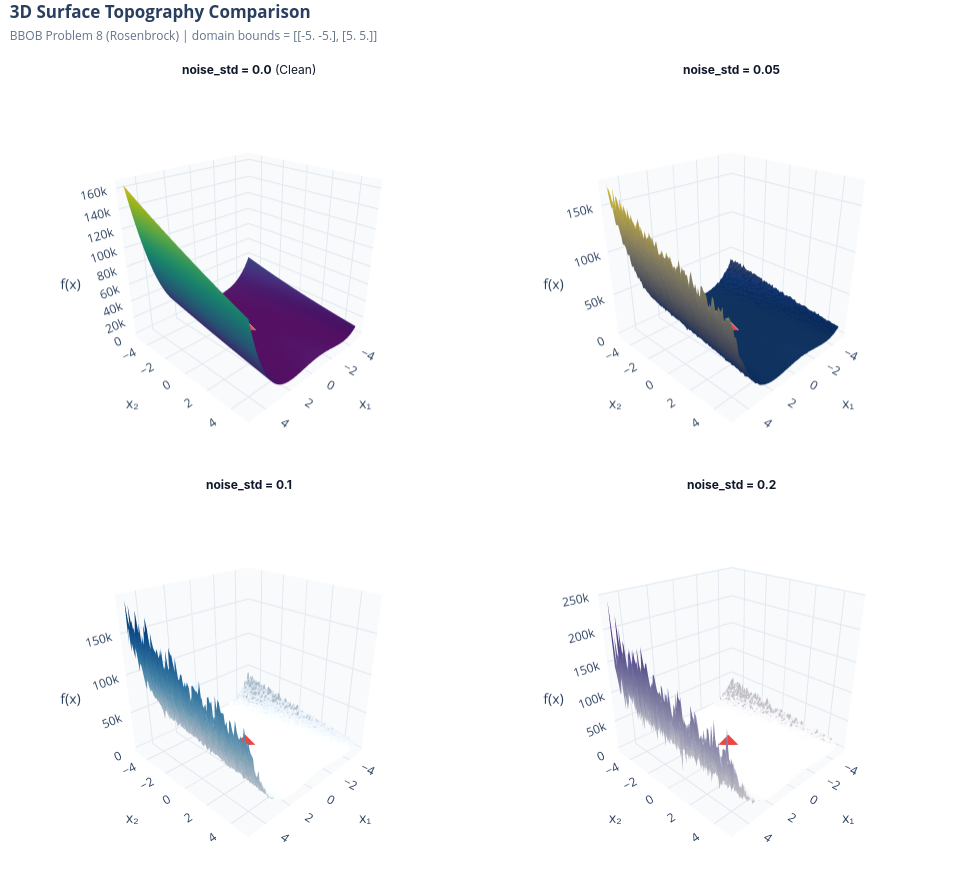

Notebook source saved alongside this figure:
### Markdown cell above
## 4. 3D Surface Topography Comparison

### 🎯 Why we do this plot:
To inspect 3D surface topography, roughness, and basin geometry. 3D surface rendering clearly demonstrates how noise transforms smooth funnel-shaped landscapes into rugose, high-frequency "rough" terrain.

### 📖 How to read it:
- **X, Y Axes**: Spatial coordinates $ across the search domain.
- **Z Axis**: Evaluated objective function height (x_1, x_2)$.
- **Surface Texture**: Smooth bowl/funnel shape in clean mode vs. spiked, jagged peaks and valleys under noisy evaluation.

### 💡 Key Takeaway:
Higher noise standard deviations generate severe high-frequency surface roughness. Algorithms relying on finite-difference gradient estimates fail on these jagged surfaces, emphasizing the necessity of noise-resilient population-based evolutionary mechanisms.

### Code cell
fig_3d_titles = [f'<b>noise_std = {level}</b> (Clean)' if level == 0.0 else f'<b>noise_std = {level}</b>' for level in all_levels]
n_plots = len(all_levels)
cols = 2
rows = int(np.ceil(n_plots / cols))
specs = [[{'type': 'surface'} for _ in range(cols)] for _ in range(rows)]
fig_3d = make_subplots(
    rows=rows, cols=cols,
    specs=specs,
    subplot_titles=fig_3d_titles,
    horizontal_spacing=0.05,
    vertical_spacing=0.07
)

coords_3d = [(r + 1, c + 1) for r in range(rows) for c in range(cols)][:n_plots]
colorscales_3d = ['Viridis', 'Cividis', 'Blues', 'Purples', 'Oranges', 'Plasma', 'Inferno', 'Magma']
if len(colorscales_3d) < n_plots:
    colorscales_3d = (colorscales_3d * int(np.ceil(n_plots / len(colorscales_3d))))[:n_plots]

opt_x, opt_y = problem.optimum_x[:2]

for level, (r, c), cscale in zip(all_levels, coords_3d, colorscales_3d):
    fig_3d.add_trace(
        go.Surface(
            x=x_range, y=y_range, 
            z=landscapes[level], 
            colorscale=cscale, 
            showscale=False
        ),
        row=r, col=c
    )
    # Add marker at the global optimum coordinates in 3D
    fig_3d.add_trace(
        go.Scatter3d(
            x=[opt_x], y=[opt_y], z=[problem.true_optimum],
            mode='markers',
            marker=dict(color='#EF4444', size=7, symbol='diamond', line=dict(color='#FFFFFF', width=1.5)),
            name='Global Optimum',
            showlegend=False
        ),
        row=r, col=c
    )

for anno in fig_3d.layout.annotations:
    anno.update(font=dict(size=12, color='#0F172A', family='Inter, sans-serif'), yshift=6)

fig_3d.update_scenes(
    xaxis=dict(title='x₁', gridcolor='#E2E8F0', backgroundcolor='#F8FAFC', showbackground=True),
    yaxis=dict(title='x₂', gridcolor='#E2E8F0', backgroundcolor='#F8FAFC', showbackground=True),
    zaxis=dict(title='f(x)', gridcolor='#E2E8F0', backgroundcolor='#F8FAFC', showbackground=True),
    aspectmode='cube',
    camera=dict(eye=dict(x=1.6, y=1.6, z=1.1))
)

fig_3d.update_layout(
    title=dict(
        text=f"<b>3D Surface Topography Comparison</b><br><span style='font-size:12px;color:#64748B;'>BBOB Problem {problem_id} ({problem.name}) | domain bounds = [{problem.lower_bound}, {problem.upper_bound}]</span>",
        x=0.01, xanchor='left', y=0.98
    ),
    height=400 * rows + 90,
    width=980,
    margin=dict(l=30, r=30, t=85, b=30),
    template="plotly_white"
)
fig_3d.show()

### Figure 1 — Plotly figure (JSON) as saved in the notebook; plotly's stock layout.template omitted (floating-point values rounded to 4 significant figures; data arrays with more than 128 entries replaced by an {"elided": "..."} marker saying what was removed)
{"data": [{"colorscale": [[0, "#440154"], [0.1111, "#482878"], [0.2222, "#3e4989"], [0.3333, "#31688e"], [0.4444, "#26828e"], [0.5556, "#1f9e89"], [0.6667, "#35b779"], [0.7778, "#6ece58"], [0.8889, "#b5de2b"], [1, "#fde725"]], "scene": "scene", "showscale": false, "type": "surface", "x": [-5.0, -4.899, -4.798, -4.697, -4.596, -4.495, -4.394, -4.293, -4.192, -4.091, -3.99, -3.889, -3.788, -3.687, -3.586, -3.485, -3.384, -3.283, -3.182, -3.081, -2.98, -2.879, -2.778, -2.677, -2.576, -2.475, -2.374, -2.273, -2.172, -2.071, -1.97, -1.869, -1.768, -1.667, -1.566, -1.465, -1.364, -1.263, -1.162, -1.061, -0.9596, -0.8586, -0.7576, -0.6566, -0.5556, -0.4545, -0.3535, -0.2525, -0.1515, -0.05051, 0.05051, 0.1515, 0.2525, 0.3535, 0.4545, 0.5556, 0.6566, 0.7576, 0.8586, 0.9596, 1.061, 1.162, 1.263, 1.364, 1.465, 1.566, 1.667, 1.768, 1.869, 1.97, 2.071, 2.172, 2.273, 2.374, 2.475, 2.576, 2.677, 2.778, 2.879, 2.98, 3.081, 3.182, 3.283, 3.384, 3.485, 3.586, 3.687, 3.788, 3.889, 3.99, 4.091, 4.192, 4.293, 4.394, 4.495, 4.596, 4.697, 4.798, 4.899, 5.0], "y": [-5.0, -4.899, -4.798, -4.697, -4.596, -4.495, -4.394, -4.293, -4.192, -4.091, -3.99, -3.889, -3.788, -3.687, -3.586, -3.485, -3.384, -3.283, -3.182, -3.081, -2.98, -2.879, -2.778, -2.677, -2.576, -2.475, -2.374, -2.273, -2.172, -2.071, -1.97, -1.869, -1.768, -1.667, -1.566, -1.465, -1.364, -1.263, -1.162, -1.061, -0.9596, -0.8586, -0.7576, -0.6566, -0.5556, -0.4545, -0.3535, -0.2525, -0.1515, -0.05051, 0.05051, 0.1515, 0.2525, 0.3535, 0.4545, 0.5556, 0.6566, 0.7576, 0.8586, 0.9596, 1.061, 1.162, 1.263, 1.364, 1.465, 1.566, 1.667, 1.768, 1.869, 1.97, 2.071, 2.172, 2.273, 2.374, 2.475, 2.576, 2.677, 2.778, 2.879, 2.98, 3.081, 3.182, 3.283, 3.384, 3.485, 3.586, 3.687, 3.788, 3.889, 3.99, 4.091, 4.192, 4.293, 4.394, 4.495, 4.596, 4.697, 4.798, 4.899, 5.0], "z": {"elided": "100x100 float values"}}, {"marker": {"color": "#EF4444", "line": {"color": "#FFFFFF", "width": 1.5}, "size": 7, "symbol": "diamond"}, "mode": "markers", "name": "Global Optimum", "scene": "scene", "showlegend": false, "type": "scatter3d", "x": [-0.0552], "y": [-0.3708], "z": [149.2]}, {"colorscale": [[0, "#00224e"], [0.1111, "#123570"], [0.2222, "#3b496c"], [0.3333, "#575d6d"], [0.4444, "#707173"], [0.5556, "#8a8678"], [0.6667, "#a59c74"], [0.7778, "#c3b369"], [0.8889, "#e1cc55"], [1, "#fee838"]], "scene": "scene2", "showscale": false, "type": "surface", "x": [-5.0, -4.899, -4.798, -4.697, -4.596, -4.495, -4.394, -4.293, -4.192, -4.091, -3.99, -3.889, -3.788, -3.687, -3.586, -3.485, -3.384, -3.283, -3.182, -3.081, -2.98, -2.879, -2.778, -2.677, -2.576, -2.475, -2.374, -2.273, -2.172, -2.071, -1.97, -1.869, -1.768, -1.667, -1.566, -1.465, -1.364, -1.263, -1.162, -1.061, -0.9596, -0.8586, -0.7576, -0.6566, -0.5556, -0.4545, -0.3535, -0.2525, -0.1515, -0.05051, 0.05051, 0.1515, 0.2525, 0.3535, 0.4545, 0.5556, 0.6566, 0.7576, 0.8586, 0.9596, 1.061, 1.162, 1.263, 1.364, 1.465, 1.566, 1.667, 1.768, 1.869, 1.97, 2.071, 2.172, 2.273, 2.374, 2.475, 2.576, 2.677, 2.778, 2.879, 2.98, 3.081, 3.182, 3.283, 3.384, 3.485, 3.586, 3.687, 3.788, 3.889, 3.99, 4.091, 4.192, 4.293, 4.394, 4.495, 4.596, 4.697, 4.798, 4.899, 5.0], "y": [-5.0, -4.899, -4.798, -4.697, -4.596, -4.495, -4.394, -4.293, -4.192, -4.091, -3.99, -3.889, -3.788, -3.687, -3.586, -3.485, -3.384, -3.283, -3.182, -3.081, -2.98, -2.879, -2.778, -2.677, -2.576, -2.475, -2.374, -2.273, -2.172, -2.071, -1.97, -1.869, -1.768, -1.667, -1.566, -1.465, -1.364, -1.263, -1.162, -1.061, -0.9596, -0.8586, -0.7576, -0.6566, -0.5556, -0.4545, -0.3535, -0.2525, -0.1515, -0.05051, 0.05051, 0.1515, 0.2525, 0.3535, 0.4545, 0.5556, 0.6566, 0.7576, 0.8586, 0.9596, 1.061, 1.162, 1.263, 1.364, 1.465, 1.566, 1.667, 1.768, 1.869, 1.97, 2.071, 2.172, 2.273, 2.374, 2.475, 2.576, 2.677, 2.778, 2.879, 2.98, 3.081, 3.182, 3.283, 3.384, 3.485, 3.586, 3.687, 3.788, 3.889, 3.99, 4.091, 4.192, 4.293, 4.394, 4.495, 4.596, 4.697, 4.798, 4.899, 5.0], "z": {"elided": "100x100 float values"}}, {"marker": {"color": "#EF4444", "line": {"color": "#FFFFFF", "width": 1.5}, "size": 7, "symbol": "diamond"}, "mode": "markers", "name": "Global Optimum", "scene": "scene2", "showlegend": false, "type": "scatter3d", "x": [-0.0552], "y": [-0.3708], "z": [149.2]}, {"colorscale": [[0, "rgb(247,251,255)"], [0.125, "rgb(222,235,247)"], [0.25, "rgb(198,219,239)"], [0.375, "rgb(158,202,225)"], [0.5, "rgb(107,174,214)"], [0.625, "rgb(66,146,198)"], [0.75, "rgb(33,113,181)"], [0.875, "rgb(8,81,156)"], [1, "rgb(8,48,107)"]], "scene": "scene3", "showscale": false, "type": "surface", "x": [-5.0, -4.899, -4.798, -4.697, -4.596, -4.495, -4.394, -4.293, -4.192, -4.091, -3.99, -3.889, -3.788, -3.687, -3.586, -3.485, -3.384, -3.283, -3.182, -3.081, -2.98, -2.879, -2.778, -2.677, -2.576, -2.475, -2.374, -2.273, -2.172, -2.071, -1.97, -1.869, -1.768, -1.667, -1.566, -1.465, -1.364, -1.263, -1.162, -1.061, -0.9596, -0.8586, -0.7576, -0.6566, -0.5556, -0.4545, -0.3535, -0.2525, -0.1515, -0.05051, 0.05051, 0.1515, 0.2525, 0.3535, 0.4545, 0.5556, 0.6566, 0.7576, 0.8586, 0.9596, 1.061, 1.162, 1.263, 1.364, 1.465, 1.566, 1.667, 1.768, 1.869, 1.97, 2.071, 2.172, 2.273, 2.374, 2.475, 2.576, 2.677, 2.778, 2.879, 2.98, 3.081, 3.182, 3.283, 3.384, 3.485, 3.586, 3.687, 3.788, 3.889, 3.99, 4.091, 4.192, 4.293, 4.394, 4.495, 4.596, 4.697, 4.798, 4.899, 5.0], "y": [-5.0, -4.899, -4.798, -4.697, -4.596, -4.495, -4.394, -4.293, -4.192, -4.091, -3.99, -3.889, -3.788, -3.687, -3.586, -3.485, -3.384, -3.283, -3.182, -3.081, -2.98, -2.879, -2.778, -2.677, -2.576, -2.475, -2.374, -2.273, -2.172, -2.071, -1.97, -1.869, -1.768, -1.667, -1.566, -1.465, -1.364, -1.263, -1.162, -1.061, -0.9596, -0.8586, -0.7576, -0.6566, -0.5556, -0.4545, -0.3535, -0.2525, -0.1515, -0.05051, 0.05051, 0.1515, 0.2525, 0.3535, 0.4545, 0.5556, 0.6566, 0.7576, 0.8586, 0.9596, 1.061, 1.162, 1.263, 1.364, 1.465, 1.566, 1.667, 1.768, 1.869, 1.97, 2.071, 2.172, 2.273, 2.374, 2.475, 2.576, 2.677, 2.778, 2.879, 2.98, 3.081, 3.182, 3.283, 3.384, 3.485, 3.586, 3.687, 3.788, 3.889, 3.99, 4.091, 4.192, 4.293, 4.394, 4.495, 4.596, 4.697, 4.798, 4.899, 5.0], "z": {"elided": "100x100 float values"}}, {"marker": {"color": "#EF4444", "line": {"color": "#FFFFFF", "width": 1.5}, "size": 7, "symbol": "diamond"}, "mode": "markers", "name": "Global Optimum", "scene": "scene3", "showlegend": false, "type": "scatter3d", "x": [-0.0552], "y": [-0.3708], "z": [149.2]}, {"colorscale": [[0, "rgb(252,251,253)"], [0.125, "rgb(239,237,245)"], [0.25, "rgb(218,218,235)"], [0.375, "rgb(188,189,220)"], [0.5, "rgb(158,154,200)"], [0.625, "rgb(128,125,186)"], [0.75, "rgb(106,81,163)"], [0.875, "rgb(84,39,143)"], [1, "rgb(63,0,125)"]], "scene": "scene4", "showscale": false, "type": "surface", "x": [-5.0, -4.899, -4.798, -4.697, -4.596, -4.495, -4.394, -4.293, -4.192, -4.091, -3.99, -3.889, -3.788, -3.687, -3.586, -3.485, -3.384, -3.283, -3.182, -3.081, -2.98, -2.879, -2.778, -2.677, -2.576, -2.475, -2.374, -2.273, -2.172, -2.071, -1.97, -1.869, -1.768, -1.667, -1.566, -1.465, -1.364, -1.263, -1.162, -1.061, -0.9596, -0.8586, -0.7576, -0.6566, -0.5556, -0.4545, -0.3535, -0.2525, -0.1515, -0.05051, 0.05051, 0.1515, 0.2525, 0.3535, 0.4545, 0.5556, 0.6566, 0.7576, 0.8586, 0.9596, 1.061, 1.162, 1.263, 1.364, 1.465, 1.566, 1.667, 1.768, 1.869, 1.97, 2.071, 2.172, 2.273, 2.374, 2.475, 2.576, 2.677, 2.778, 2.879, 2.98, 3.081, 3.182, 3.283, 3.384, 3.485, 3.586, 3.687, 3.788, 3.889, 3.99, 4.091, 4.192, 4.293, 4.394, 4.495, 4.596, 4.697, 4.798, 4.899, 5.0], "y": [-5.0, -4.899, -4.798, -4.697, -4.596, -4.495, -4.394, -4.293, -4.192, -4.091, -3.99, -3.889, -3.788, -3.687, -3.586, -3.485, -3.384, -3.283, -3.182, -3.081, -2.98, -2.879, -2.778, -2.677, -2.576, -2.475, -2.374, -2.273, -2.172, -2.071, -1.97, -1.869, -1.768, -1.667, -1.566, -1.465, -1.364, -1.263, -1.162, -1.061, -0.9596, -0.8586, -0.7576, -0.6566, -0.5556, -0.4545, -0.3535, -0.2525, -0.1515, -0.05051, 0.05051, 0.1515, 0.2525, 0.3535, 0.4545, 0.5556, 0.6566, 0.7576, 0.8586, 0.9596, 1.061, 1.162, 1.263, 1.364, 1.465, 1.566, 1.667, 1.768, 1.869, 1.97, 2.071, 2.172, 2.273, 2.374, 2.475, 2.576, 2.677, 2.778, 2.879, 2.98, 3.081, 3.182, 3.283, 3.384, 3.485, 3.586, 3.687, 3.788, 3.889, 3.99, 4.091, 4.192, 4.293, 4.394, 4.495, 4.596, 4.697, 4.798, 4.899, 5.0], "z": {"elided": "100x100 float values"}}, {"marker": {"color": "#EF4444", "line": {"color": "#FFFFFF", "width": 1.5}, "size": 7, "symbol": "diamond"}, "mode": "markers", "name": "Global Optimum", "scene": "scene4", "showlegend": false, "type": "scatter3d", "x": [-0.0552], "y": [-0.3708], "z": [149.2]}], "layout": {"annotations": [{"font": {"color": "#0F172A", "family": "Inter, sans-serif", "size": 12}, "showarrow": false, "text": "<b>noise_std = 0.0</b> (Clean)", "x": 0.2375, "xanchor": "center", "xref": "paper", "y": 1.0, "yanchor": "bottom", "yref": "paper", "yshift": 6}, {"font": {"color": "#0F172A", "family": "Inter, sans-serif", "size": 12}, "showarrow": false, "text": "<b>noise_std = 0.05</b>", "x": 0.7625, "xanchor": "center", "xref": "paper", "y": 1.0, "yanchor": "bottom", "yref": "paper", "yshift": 6}, {"font": {"color": "#0F172A", "family": "Inter, sans-serif", "size": 12}, "showarrow": false, "text": "<b>noise_std = 0.1</b>", "x": 0.2375, "xanchor": "center", "xref": "paper", "y": 0.465, "yanchor": "bottom", "yref": "paper", "yshift": 6}, {"font": {"color": "#0F172A", "family": "Inter, sans-serif", "size": 12}, "showarrow": false, "text": "<b>noise_std = 0.2</b>", "x": 0.7625, "xanchor": "center", "xref": "paper", "y": 0.465, "yanchor": "bottom", "yref": "paper", "yshift": 6}], "height": 890, "margin": {"b": 30, "l": 30, "r": 30, "t": 85}, "scene": {"aspectmode": "cube", "camera": {"eye": {"x": 1.6, "y": 1.6, "z": 1.1}}, "domain": {"x": [0, 0.475], "y": [0.535, 1.0]}, "xaxis": {"backgroundcolor": "#F8FAFC", "gridcolor": "#E2E8F0", "showbackground": true, "title": {"text": "x₁"}}, "yaxis": {"backgroundcolor": "#F8FAFC", "gridcolor": "#E2E8F0", "showbackground": true, "title": {"text": "x₂"}}, "zaxis": {"backgroundcolor": "#F8FAFC", "gridcolor": "#E2E8F0", "showbackground": true, "title": {"text": "f(x)"}}}, "scene2": {"aspectmode": "cube", "camera": {"eye": {"x": 1.6, "y": 1.6, "z": 1.1}}, "domain": {"x": [0.525, 1], "y": [0.535, 1.0]}, "xaxis": {"backgroundcolor": "#F8FAFC", "gridcolor": "#E2E8F0", "showbackground": true, "title": {"text": "x₁"}}, "yaxis": {"backgroundcolor": "#F8FAFC", "gridcolor": "#E2E8F0", "showbackground": true, "title": {"text": "x₂"}}, "zaxis": {"backgroundcolor": "#F8FAFC", "gridcolor": "#E2E8F0", "showbackground": true, "title": {"text": "f(x)"}}}, "scene3": {"aspectmode": "cube", "camera": {"eye": {"x": 1.6, "y": 1.6, "z": 1.1}}, "domain": {"x": [0, 0.475], "y": [0, 0.465]}, "xaxis": {"backgroundcolor": "#F8FAFC", "gridcolor": "#E2E8F0", "showbackground": true, "title": {"text": "x₁"}}, "yaxis": {"backgroundcolor": "#F8FAFC", "gridcolor": "#E2E8F0", "showbackground": true, "title": {"text": "x₂"}}, "zaxis": {"backgroundcolor": "#F8FAFC", "gridcolor": "#E2E8F0", "showbackground": true, "title": {"text": "f(x)"}}}, "scene4": {"aspectmode": "cube", "camera": {"eye": {"x": 1.6, "y": 1.6, "z": 1.1}}, "domain": {"x": [0.525, 1], "y": [0, 0.465]}, "xaxis": {"backgroundcolor": "#F8FAFC", "gridcolor": "#E2E8F0", "showbackground": true, "title": {"text": "x₁"}}, "yaxis": {"backgroundcolor": "#F8FAFC", "gridcolor": "#E2E8F0", "showbackground": true, "title": {"text": "x₂"}}, "zaxis": {"backgroundcolor": "#F8FAFC", "gridcolor": "#E2E8F0", "showbackground": true, "title": {"text": "f(x)"}}}, "title": {"text": "<b>3D Surface Topography Comparison</b><br><span style='font-size:12px;color:#64748B;'>BBOB Problem 8 (Rosenbrock) | domain bounds = [[-5. -5.], [5. 5.]]</span>", "x": 0.01, "xanchor": "left", "y": 0.98}, "width": 980}}
